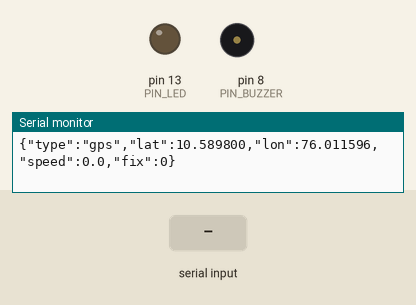
A sketch run on a simulated Arduino Nano, built with avr-gcc and run on an emulated ATmega328P. Shown: output pins drawn as LEDs (lit = HIGH), buzzer (waves = sounding, pin HIGH), the last lines printed to the serial monitor. Dashed ring = blinking. Inputs (shaded band) come from the test bench.

Above: at 1.4 s.
1.5 s: "BEEP:\n" received over Serial
At 1.75 s:
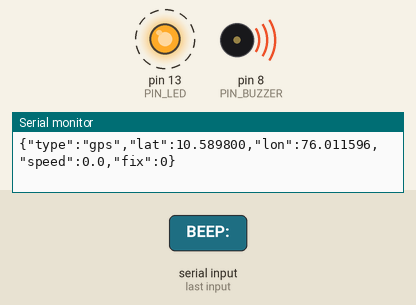
4.5 s: "BUZZ:ON\n" received over Serial
At 5.0 s:
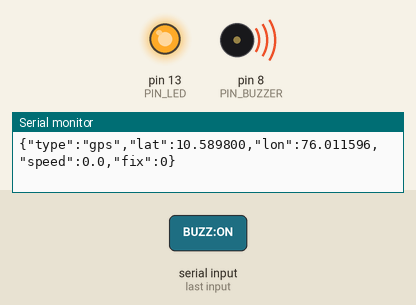
6.0 s: "BUZZ:OFF\n" received over Serial
At 7.4 s:
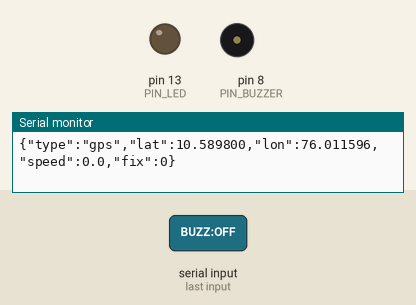
Timing chart, 0 to 9.0 s (numbered marks = the images above; inputs shaded):
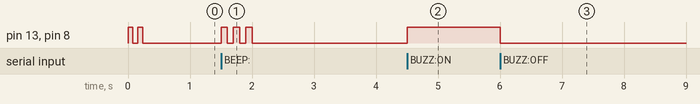

The sketch:

transguard_arduino.ino
```cpp
/*
  TransGuard AI — Public Transportation Edge Firmware
  Target Board: Arduino Nano (ATmega328P / CH340)

  Connections:
    - NEO-6M GPS Module:
        VCC -> 5V
        GND -> GND
        TX  -> Arduino Pin D2 (SoftwareSerial RX)
        RX  -> Arduino Pin D3 (SoftwareSerial TX)
    - Active Buzzer (3-pin module):
        VCC -> 5V
        GND -> GND
        I/O -> Arduino Pin D8 (Active HIGH)
    - Alert LED:
        Anode (+)   -> Arduino Pin D13 (through 220 ohm resistor)
        Cathode (-) -> GND

  Functionality:
    1. Reads GPS NMEA sentences (RMC/GGA) from NEO-6M on pins D2/D3 at 9600 baud.
    2. Transmits real-time vehicle telemetry JSON over USB serial at 115200 baud to the Edge Engine.
    3. Listens for incident alert commands from Python Edge Engine:
         - "BUZZ:ON"  -> Turns on buzzer & LED continuously
         - "BUZZ:OFF" -> Mutes buzzer & LED
         - "BEEP:N"   -> Emits N rapid audible alert chirps for transit distress/threats
*/

#include <SoftwareSerial.h>

// Pin definitions matching TransGuard AI pictorial circuit diagram
const int PIN_GPS_RX = 2; // Nano D2 connects to GPS TX
const int PIN_GPS_TX = 3; // Nano D3 connects to GPS RX
const int PIN_BUZZER = 8; // Nano D8 connects to Active Buzzer I/O
const int PIN_LED    = 13; // Nano D13 onboard/external status LED

SoftwareSerial gpsSerial(PIN_GPS_RX, PIN_GPS_TX);

unsigned long lastGpsReport = 0;
const unsigned long GPS_INTERVAL_MS = 1000; // 1Hz telemetry

// NMEA parser buffer
char nmeaSentence[128];
byte nmeaIndex = 0;
bool newSentenceAvailable = false;

// Last parsed coordinates
float currentLat = 10.5898;
float currentLon = 76.0116;
float currentSpeedKmh = 0.0;
bool hasGpsFix = false;

void setup() {
  pinMode(PIN_BUZZER, OUTPUT);
  pinMode(PIN_LED, OUTPUT);
  digitalWrite(PIN_BUZZER, LOW);
  digitalWrite(PIN_LED, LOW);

  Serial.begin(115200);
  gpsSerial.begin(9600);

  // Power-on confirmation chirp
  beepAlert(2, 80);

  Serial.println(F("{\"status\":\"READY\",\"firmware\":\"TransGuard-Nano-v2.0\",\"vehicle\":\"BUS_001\"}"));
}

void loop() {
  // 1. Ingest GPS bytes
  while (gpsSerial.available() > 0) {
    char c = gpsSerial.read();
    if (c == '$') {
      nmeaIndex = 0;
      nmeaSentence[nmeaIndex++] = c;
    } else if (c == '\n' || c == '\r') {
      if (nmeaIndex > 0) {
        nmeaSentence[nmeaIndex] = '\0';
        parseNMEA(nmeaSentence);
        nmeaIndex = 0;
      }
    } else if (nmeaIndex < sizeof(nmeaSentence) - 1) {
      nmeaSentence[nmeaIndex++] = c;
    }
  }

  // 2. Periodic telemetry push over USB Serial to Python Edge Engine
  unsigned long now = millis();
  if (now - lastGpsReport >= GPS_INTERVAL_MS) {
    lastGpsReport = now;
    Serial.print(F("{\"type\":\"gps\",\"lat\":"));
    Serial.print(currentLat, 6);
    Serial.print(F(",\"lon\":"));
    Serial.print(currentLon, 6);
    Serial.print(F(",\"speed\":"));
    Serial.print(currentSpeedKmh, 1);
    Serial.print(F(",\"fix\":"));
    Serial.print(hasGpsFix ? 1 : 0);
    Serial.println(F("}"));
  }

  // 3. Handle commands from Python Edge Engine
  if (Serial.available() > 0) {
    String cmd = Serial.readStringUntil('\n');
    cmd.trim();
    if (cmd == "BUZZ:ON" || cmd == "ALARM:ON") {
      digitalWrite(PIN_BUZZER, HIGH);
      digitalWrite(PIN_LED, HIGH);
    } else if (cmd == "BUZZ:OFF" || cmd == "ALARM:OFF") {
      digitalWrite(PIN_BUZZER, LOW);
      digitalWrite(PIN_LED, LOW);
    } else if (cmd.startsWith("BEEP:")) {
      int count = cmd.substring(5).toInt();
      if (count <= 0) count = 3;
      beepAlert(count, 100);
    }
  }
}

// Emits N rapid alert beeps
void beepAlert(int count, int durationMs) {
  for (int i = 0; i < count; i++) {
    digitalWrite(PIN_BUZZER, HIGH);
    digitalWrite(PIN_LED, HIGH);
    delay(durationMs);
    digitalWrite(PIN_BUZZER, LOW);
    digitalWrite(PIN_LED, LOW);
    if (i < count - 1) delay(durationMs);
  }
}

// Minimal NMEA $GPRMC / $GNRMC parser for latitude, longitude, and speed
void parseNMEA(char* s) {
  if (strncmp(s, "$GPRMC", 6) != 0 && strncmp(s, "$GNRMC", 6) != 0) return;

  // Split comma-delimited tokens
  char* tokens[13];
  byte tokenIdx = 0;
  char* p = s;
  tokens[tokenIdx++] = p;
  while (*p && tokenIdx < 13) {
    if (*p == ',') {
      *p = '\0';
      tokens[tokenIdx++] = p + 1;
    }
    p++;
  }

  if (tokenIdx >= 8 && strcmp(tokens[2], "A") == 0) { // 'A' = Valid Fix
    hasGpsFix = true;

    // Parse Latitude (DDMM.MMMM)
    float rawLat = atof(tokens[3]);
    int degLat = (int)(rawLat / 100);
    float minLat = rawLat - (degLat * 100);
    currentLat = degLat + (minLat / 60.0);
    if (strcmp(tokens[4], "S") == 0) currentLat = -currentLat;

    // Parse Longitude (DDDMM.MMMM)
    float rawLon = atof(tokens[5]);
    int degLon = (int)(rawLon / 100);
    float minLon = rawLon - (degLon * 100);
    currentLon = degLon + (minLon / 60.0);
    if (strcmp(tokens[6], "W") == 0) currentLon = -currentLon;

    // Parse speed in knots -> km/h
    float knots = atof(tokens[7]);
    currentSpeedKmh = knots * 1.852;
  } else {
    hasGpsFix = false;
  }
}
```

Measured:
- after the input at 1.5 s, pin 13 (PIN_LED), pin 8 (PIN_BUZZER): alternates HIGH for 0.10 s and LOW for 0.10 s, 6 changes in all, then stays LOW, starting at once
- after the input at 4.5 s, pin 13 (PIN_LED), pin 8 (PIN_BUZZER): LOW → HIGH at once
- after the input at 6.0 s, pin 13 (PIN_LED), pin 8 (PIN_BUZZER): HIGH → LOW at once
